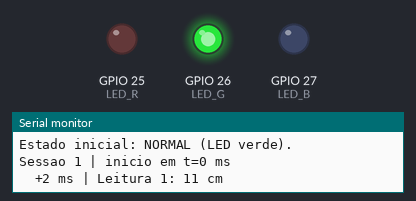
Simulated run of this sketch. Board: ESP32. Parts: output pins drawn as LEDs (lit = HIGH), the last lines printed to the serial monitor. Random numbers use the default seed unless the sketch sets one.

Above: at 0.1 s.
At 104.1 s:
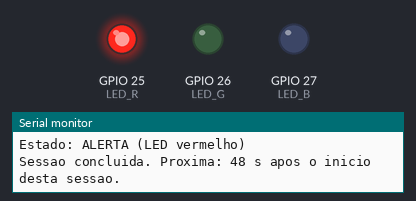
Timing chart, 0 to 105.6 s (numbered marks = the images above):
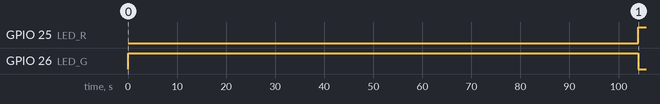

The sketch:

firmware_v2.ino
```cpp
#include <Arduino.h>
#include <esp_system.h>

const int LED_R = 25;
const int LED_G = 26;
const int LED_B = 27;
const int TOTAL_LEITURAS = 5;
const unsigned long INTERVALO_LEITURA = 2000;
const unsigned long INTERVALO_SESSAO = 48000;

int leituras[TOTAL_LEITURAS];
int quantidade = 0;
int numeroSessao = 0;
unsigned long inicioPrograma = 0;
unsigned long inicioSessao = 0;
bool sessaoAtiva = false;

void definirLed(bool vermelho, bool verde, bool azul) {
  digitalWrite(LED_R, vermelho);
  digitalWrite(LED_G, verde);
  digitalWrite(LED_B, azul);
}

float calcularMedia(const int valores[]) {
  int soma = 0;
  for (int i = 0; i < TOTAL_LEITURAS; i++) {
    soma += valores[i];
  }
  return soma / 5.0;
}

// Mude para true somente para demonstrar os casos controlados de histerese.
const bool MODO_TESTE = false;
const int CENARIOS[5][TOTAL_LEITURAS] = {
  {18, 12, 15, 14, 20},  // Mediana 15: mantem NORMAL inicial.
  {20, 16, 12, 18, 15},  // Mediana 16: entra em ALERTA.
  {18, 12, 15, 14, 20},  // Mediana 15: mantem ALERTA.
  {20, 12, 14, 10, 16},  // Mediana 14: retorna a NORMAL.
  {18, 12, 15, 14, 20}   // Mediana 15: mantem NORMAL.
};
bool emAlerta = false;

void ordenarCopia(const int origem[], int destino[]) {
  for (int i = 0; i < TOTAL_LEITURAS; i++) {
    destino[i] = origem[i];
  }
  // Bubble sort: suficiente para um vetor de apenas cinco valores.
  for (int i = 0; i < TOTAL_LEITURAS - 1; i++) {
    for (int j = 0; j < TOTAL_LEITURAS - 1 - i; j++) {
      if (destino[j] > destino[j + 1]) {
        int aux = destino[j];
        destino[j] = destino[j + 1];
        destino[j + 1] = aux;
      }
    }
  }
}

void exibirVetor(const int valores[]) {
  for (int i = 0; i < TOTAL_LEITURAS; i++) {
    Serial.print(valores[i]);
    Serial.print(i < TOTAL_LEITURAS - 1 ? " " : " cm\n");
  }
}

void atualizarEstado(int mediana) {
  if (mediana >= 16) {
    emAlerta = true;
  } else if (mediana <= 14) {
    emAlerta = false;
  }
  // Entre 14 e 16, o valor de emAlerta permanece igual.
  definirLed(emAlerta, !emAlerta, false);
  Serial.print("Estado: ");
  Serial.println(emAlerta ? "ALERTA (LED vermelho)" : "NORMAL (LED verde)");
}

void finalizarSessao() {
  int ordenadas[TOTAL_LEITURAS];
  ordenarCopia(leituras, ordenadas);
  Serial.print("Ordem original: ");
  exibirVetor(leituras);
  Serial.print("Ordem crescente: ");
  exibirVetor(ordenadas);
  Serial.printf("Media da sessao: %.1f cm\n", calcularMedia(leituras));
  int mediana = ordenadas[2];
  Serial.printf("Mediana da sessao: %d cm\n", mediana);
  atualizarEstado(mediana);
  sessaoAtiva = false;
  Serial.println("Sessao concluida. Proxima: 48 s apos o inicio desta sessao.");
}

void iniciarSessao() {
  numeroSessao++;
  quantidade = 0;
  sessaoAtiva = true;
  Serial.printf("\nSessao %d | inicio em t=%lu ms\n", numeroSessao,
                (unsigned long)(millis() - inicioPrograma));
}

void realizarLeitura() {
  if (MODO_TESTE) {
    leituras[quantidade] = CENARIOS[(numeroSessao - 1) % 5][quantidade];
  } else {
    leituras[quantidade] = random(10, 21);
  }
  Serial.printf("  +%lu ms | Leitura %d: %d cm\n",
                (unsigned long)(millis() - inicioSessao),
                quantidade + 1, leituras[quantidade]);
  quantidade++;
  if (quantidade == TOTAL_LEITURAS) {
    finalizarSessao();
  }
}

void setup() {
  Serial.begin(115200);
  pinMode(LED_R, OUTPUT);
  pinMode(LED_G, OUTPUT);
  pinMode(LED_B, OUTPUT);
  randomSeed(esp_random());
  definirLed(false, true, false);
  Serial.println("\nMONITORAMENTO DE VEGETACAO - FW 2.0");
  Serial.println("Novidades: ordenacao, mediana e histerese.");
  Serial.println(MODO_TESTE ? "MODO TESTE: valores controlados." :
                             "MODO NORMAL: leituras pseudoaleatorias.");
  Serial.println("Estado inicial: NORMAL (LED verde).");
  inicioPrograma = millis();
  inicioSessao = inicioPrograma;
  iniciarSessao();
}

void loop() {
  unsigned long agora = millis();
  if (!sessaoAtiva && agora - inicioSessao >= INTERVALO_SESSAO) {
    // Mantem a referencia no inicio anterior, sem somar os 8 s de leitura.
    inicioSessao += INTERVALO_SESSAO;
    iniciarSessao();
  }
  if (sessaoAtiva && agora - inicioSessao >= quantidade * INTERVALO_LEITURA) {
    realizarLeitura();
  }
  delay(1);
}
```

Measured:
- by itself, GPIO 25 (LED_R): LOW → HIGH at 104 s
- by itself, GPIO 26 (LED_G): HIGH → LOW at 104 s
